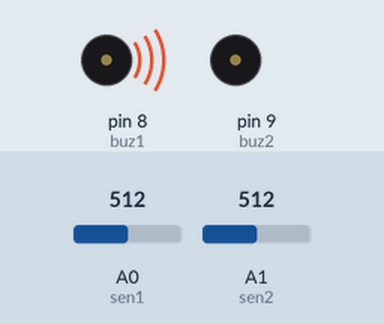
Simulated run of this sketch. Board: Arduino Uno, built with avr-gcc and run on an emulated ATmega328P. Shown: buzzer (waves = sounding, pin HIGH). The inputs (shaded band) are chosen by the test bench; at power-on: A0 (sen1) = 512, A1 (sen2) = 512.

Above: at 0.1 s.
Timing chart, 0 to 1.6 s (numbered marks = the images above):
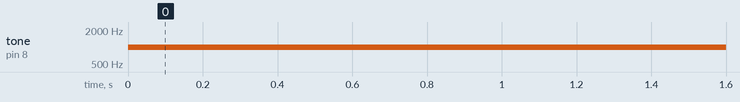

The sketch:

TuneGlass_Code.ino
```cpp
// (licence header left out)
//connect sensors on
int sen1 = A0;  //A0
int sen2 = A1;  //A1

//Connect speakers (Not acutally buzzers)
int buz1 = 8;  //on digital pin 8
int buz2 = 9;  //digital 9


void setup()  // put your setup code here, to run once:
{
  pinMode(buz1, OUTPUT); //set pins as output
  pinMode(buz2, OUTPUT);

  Serial.begin(9600); //initialize serial com to see values

}

void loop()
{
  // put your main code here, to run repeatedly:

  int val1 = analogRead(sen1);
  int val2 = analogRead(sen2);

  //print what's been read by the sensors
  //Serial.println(val1);


  if(val1 < 750 && val2 < 750) // if closed eye detected (both eyes)
  {
    tone(buz1, 1000, 10);  //(speaker name, frequency, delay)
  }

  else if(val1 < 750)  //one eye
  {
  tone(buz1, 2000, 100);
  }

  else if(val2 < 750)  //another eye
  {
    tone(buz1, 1500, 100);
  }


  //Serial.println(val2);

  //make sound


}
```

Measured:
- by itself, tone on pin 8 (buz1): silent → 1000 Hz at 0.00 s
